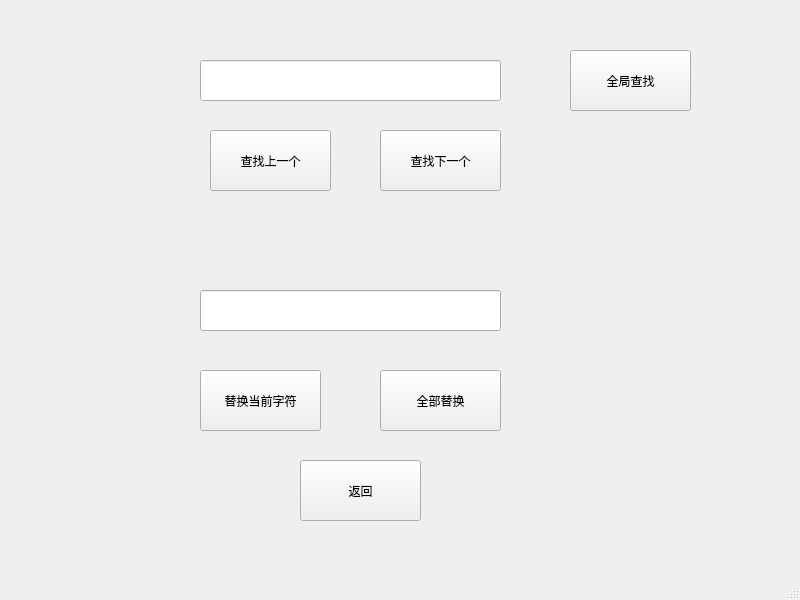
<?xml version="1.0" encoding="UTF-8"?>
<ui version="4.0">
 <class>FindWindow</class>
 <widget class="QMainWindow" name="FindWindow">
  <property name="geometry">
   <rect>
    <x>0</x>
    <y>0</y>
    <width>800</width>
    <height>600</height>
   </rect>
  </property>
  <property name="windowTitle">
   <string>MainWindow</string>
  </property>
  <widget class="QWidget" name="centralwidget">
   <widget class="QLineEdit" name="lineEdit_find">
    <property name="geometry">
     <rect>
      <x>200</x>
      <y>60</y>
      <width>301</width>
      <height>41</height>
     </rect>
    </property>
   </widget>
   <widget class="QPushButton" name="btn_find_Previous">
    <property name="geometry">
     <rect>
      <x>210</x>
      <y>130</y>
      <width>121</width>
      <height>61</height>
     </rect>
    </property>
    <property name="text">
     <string>查找上一个</string>
    </property>
   </widget>
   <widget class="QPushButton" name="btn_back">
    <property name="geometry">
     <rect>
      <x>300</x>
      <y>460</y>
      <width>121</width>
      <height>61</height>
     </rect>
    </property>
    <property name="text">
     <string>返回</string>
    </property>
   </widget>
   <widget class="QPushButton" name="btn_find_all">
    <property name="geometry">
     <rect>
      <x>570</x>
      <y>50</y>
      <width>121</width>
      <height>61</height>
     </rect>
    </property>
    <property name="text">
     <string>全局查找</string>
    </property>
   </widget>
   <widget class="QLineEdit" name="lineEdit_replace">
    <property name="geometry">
     <rect>
      <x>200</x>
      <y>290</y>
      <width>301</width>
      <height>41</height>
     </rect>
    </property>
   </widget>
   <widget class="QPushButton" name="btn_find_Next">
    <property name="geometry">
     <rect>
      <x>380</x>
      <y>130</y>
      <width>121</width>
      <height>61</height>
     </rect>
    </property>
    <property name="text">
     <string>查找下一个</string>
    </property>
   </widget>
   <widget class="QPushButton" name="btn_replace_all">
    <property name="geometry">
     <rect>
      <x>380</x>
      <y>370</y>
      <width>121</width>
      <height>61</height>
     </rect>
    </property>
    <property name="text">
     <string>全部替换</string>
    </property>
   </widget>
   <widget class="QPushButton" name="btn_replace">
    <property name="geometry">
     <rect>
      <x>200</x>
      <y>370</y>
      <width>121</width>
      <height>61</height>
     </rect>
    </property>
    <property name="text">
     <string>替换当前字符</string>
    </property>
   </widget>
  </widget>
  <widget class="QMenuBar" name="menubar">
   <property name="geometry">
    <rect>
     <x>0</x>
     <y>0</y>
     <width>800</width>
     <height>26</height>
    </rect>
   </property>
  </widget>
  <widget class="QStatusBar" name="statusbar"/>
 </widget>
 <resources/>
 <connections/>
</ui>
